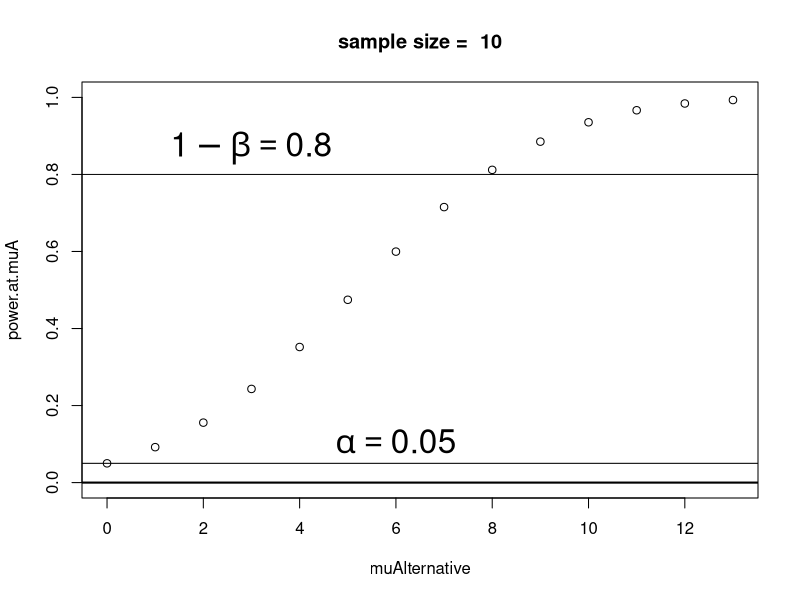

Write the R code that produced this figure.
## ---- chunk 1

sigmaSq = 100
sigma = sqrt(sigmaSq)
n=10
alpha = 0.05
sdOfMean = sigma / sqrt(n)	

## ---- chunk 2

criticalValue = qnorm(1-alpha) * sdOfMean
cat("criticalValue = ", criticalValue, "\n")
 #  z(1-alpha) * sigma / sqrt(n)
## ---- chunk 3
nreps = 10000   
## ---- chunk 4
simulatedDataSets = rnorm(n * nreps, mean = 0, sd= sqrt(sigmaSq))
simulatedDataSets = matrix(simulatedDataSets, nrow=nreps)

testStatistics = apply(simulatedDataSets, 1, mean)
## ---- chunk 5

proportionRejected = mean(testStatistics > criticalValue)
print(proportionRejected)   ### It should be close to alpha, 0.05.

## ---- chunk 6
(proportionRejected - 0.05) * nreps/ sqrt(alpha*(1-alpha)*nreps)
## ---- chunk 7
muAlternative = 0:13
power.at.muA = 1-pnorm(qnorm(1-alpha) - 
							muAlternative/(sigma/sqrt(n)))
plot(muAlternative, power.at.muA, ylim=0:1)
title(paste("sample size = ", n))
text(6, 0.05, labels=bquote(alpha == .(alpha)), pos=3, cex=2)
text(3, 0.80, labels=bquote(1 - beta == 0.80), pos=3, cex=2)
abline(h=c(0.05, 0.80))
abline(h=0, lwd=2)


## ---- chunk 8


beta = 0.05    
muA = 6
sumOfZs = qnorm(1-alpha) + qnorm(1-beta)
nRequired = (sumOfZs * sigma / muA)^2
print(nRequired)
nRequired = ceiling(nRequired)
## ---- chunk 9
simulatedDataSets.muA = matrix(ncol=nRequired,  rnorm(nreps*nRequired, muA, sigma))
testStatistics.muA = apply(simulatedDataSets.muA, 1, mean)
sdOfMean = sigma / sqrt(nRequired)	
criticalValue.31 = 	qnorm(1-alpha) * sdOfMean
#  z(1-alpha) * sigma / sqrt(n)
mean(testStatistics.muA > criticalValue.31)
## ---- chunk 10

closeToSix = order(abs(6 - apply(simulatedDataSets.muA, 1, mean)))[1]
theDataset = simulatedDataSets.muA[ closeToSix, ]
Xbar = mean(theDataset)  ## That's close to 6.
Xbar
cat("P value = ",  1 - pnorm(Xbar/(sigma/sqrt(31))), "\n") 
## ---- chunk 11

cat("# Observed significant | H0 = ", sum(apply(simulatedDataSets, 1, mean) >= Xbar), 
    "  compared to expected, ", (1 - pnorm(Xbar/sdOfMean))*10000, "\n")

## ---- chunk 12
#####  X is a vector of observations, i.i.d. normal. ######
tTestStatistic = function(X) { 
 	sPrime = sd(X)   ### sumOfSquares divided by (n-1)
		n = length(X)
		return( 
			( mean(X) * sqrt(n) ) /  ( sPrime)
		)
}
criticalValue = qt(1-alpha, n-1)
## ---- chunk 13
c(infinity=qnorm(1-alpha), "31-1"=qt(1-alpha, 31-1), "10-1"=qt(1-alpha, 10-1))
## ---- chunk 14

tTestStatistics = apply(simulatedDataSets, 1, tTestStatistic)
proportionRejected = mean(tTestStatistics > criticalValue)
print(proportionRejected)
## ---- chunk 15
cat("Test statistic is ", 
	tTestStatistic(theDataset), "\n")
cat("P value = ", 
	1 - pt(tTestStatistic(theDataset), length(theDataset) - 1), "\n")

## ---- chunk 16

t.test(theDataset)
## ---- chunk 17
t.test(theDataset, alternative="greater")
## ---- chunk 18
smallSampleSize = 10
simulatedDataSets.muA.n10 = matrix(
  ncol=smallSampleSize,
  rnorm(nreps*smallSampleSize, muA, sigma))
testStatistics.muA.n10 = apply(simulatedDataSets.muA.n10, 1, mean)
testStatistics.muA.n10 = apply(simulatedDataSets.muA.n10, 1, tTestStatistic)
proportionRejected.muA.n10 = mean(testStatistics.muA.n10 > criticalValue)
print(proportionRejected.muA.n10)
